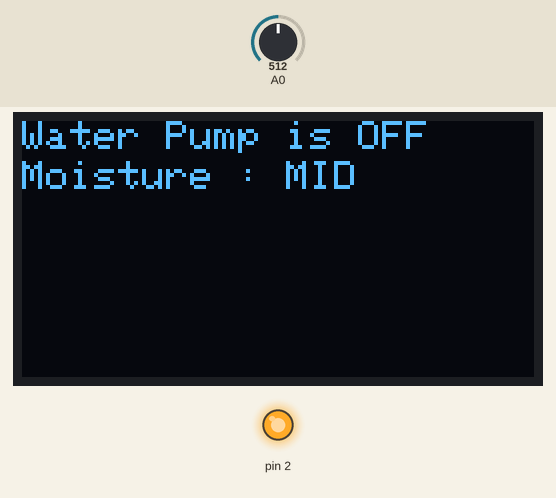
Recording of a sketch running on a simulated Arduino Mega 2560, built with avr-gcc and run on an emulated ATmega2560. On the bench: 128×64 one-colour display, output pins drawn as LEDs (lit = HIGH). Inputs (shaded band) come from the test bench; at power-on: A0 = 512. What the sketch prints to the serial monitor is not drawn.

Above: at 5.2 s.
5.3 s: A0 set to 290
At 6.0 s:
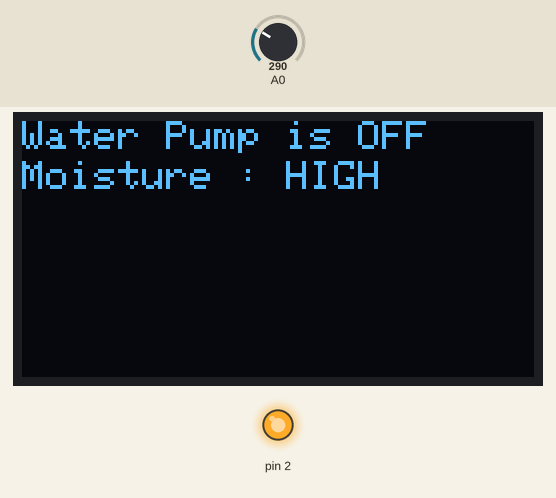
6.8 s: A0 set to 960
At 7.3 s:
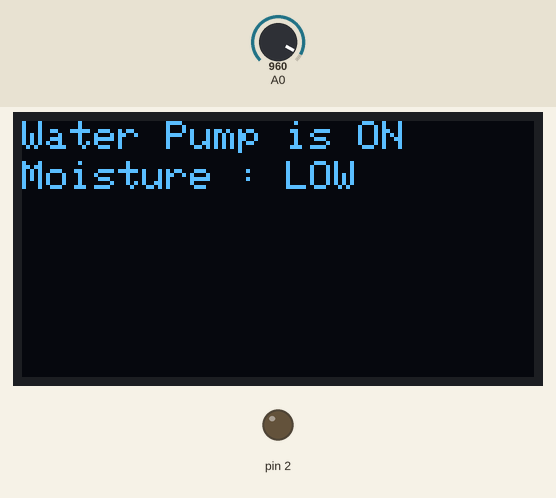
8.3 s: A0 set to 940
At 9.3 s:
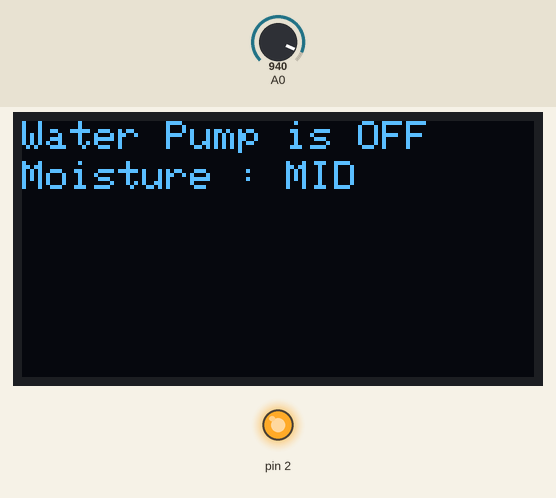
9.8 s: A0 set to 1023
At 10.4 s:
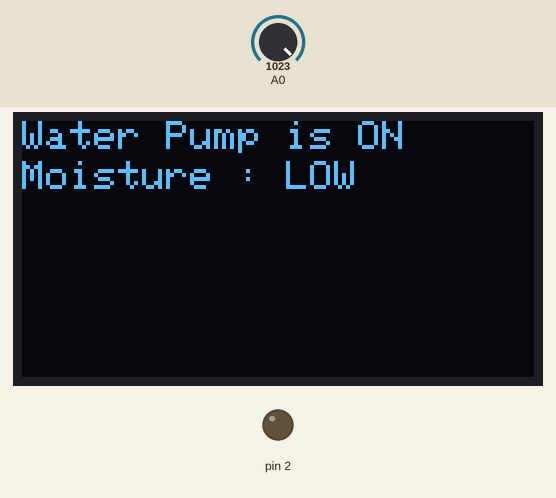
11.3 s: A0 set to 122
At 12.4 s:
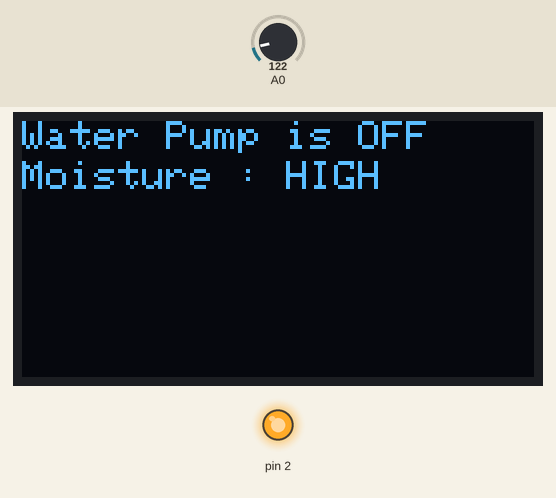
12.8 s: A0 set to 306
At 13.7 s:
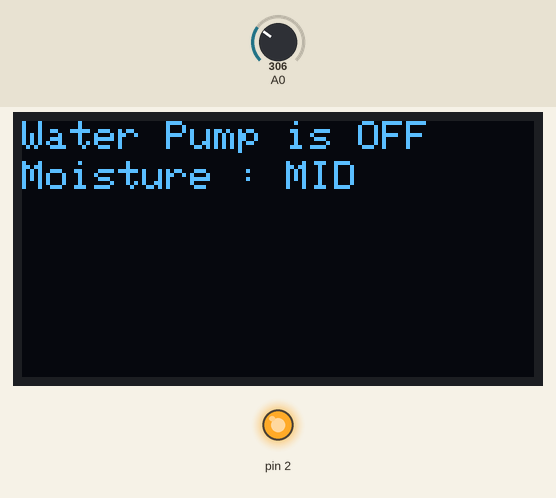
Timing chart, 0 to 15.3 s (numbered marks = the images above; inputs shaded):
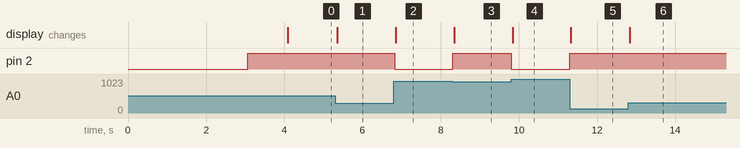

Measured:
- after the input at 5.3 s, the display: changes after 0.05 s (image 1)
- after the input at 6.8 s, pin 2: HIGH → LOW at once; the display: changes after 0.05 s (image 2)
- after the input at 8.3 s, pin 2: LOW → HIGH at once; the display: changes at once (image 3)
- after the input at 9.8 s, pin 2: HIGH → LOW at once; the display: changes at once (image 4)
- after the input at 11.3 s, pin 2: LOW → HIGH at once; the display: changes at once (image 5)
- after the input at 12.8 s, the display: changes at once (image 6)

The sketch:

soil_update.ino
```cpp
#include <Adafruit_GFX.h>
#include <Adafruit_SSD1306.h>

#define SCREEN_WIDTH 128 // OLED display width, in pixels
#define SCREEN_HEIGHT 64 // OLED display height, in pixels
#define OLED_RESET -1    // Reset pin # (or -1 if sharing Arduino reset pin)

// Create an SSD1306 instance
Adafruit_SSD1306 display(SCREEN_WIDTH, SCREEN_HEIGHT, &Wire, OLED_RESET);

void setup() {
  Serial.begin(9600);

  // Initialize OLED display
  if (!display.begin(SSD1306_SWITCHCAPVCC, 0X3C, 0x3C)) { // Pass the I2C address directly
    Serial.println(F("SSD1306 allocation failed"));
    for (;;);
  }

  display.clearDisplay();
  display.setTextSize(1);
  display.setTextColor(SSD1306_WHITE);
  display.setCursor(0, 0);
  display.print("IRRIGATION");
  display.setCursor(0, 10);
  display.print("SYSTEM IS ON");
  display.display();
  delay(3000);
  display.clearDisplay();

  pinMode(2, OUTPUT);
  digitalWrite(2, HIGH);
  delay(1000);
}

void loop() {
  int value = analogRead(A0);
  Serial.println(value);

  display.clearDisplay();

  if (value > 950) {
    digitalWrite(2, LOW);
    display.setCursor(0, 0);
    display.print("Water Pump is ON");
  } else {
    digitalWrite(2, HIGH);
    display.setCursor(0, 0);
    display.print("Water Pump is OFF");
  }

  if (value < 300) {
    display.setCursor(0, 10);
    display.print("Moisture : HIGH");
  } else if (value > 300 && value < 950) {
    display.setCursor(0, 10);
    display.print("Moisture : MID");
  } else if (value > 950) {
    display.setCursor(0, 10);
    display.print("Moisture : LOW");
  }

  display.display();
}
```
